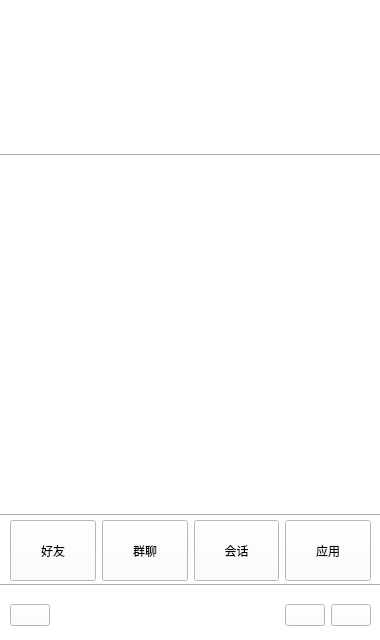
<?xml version="1.0" encoding="UTF-8"?>
<ui version="4.0">
 <class>Communication</class>
 <widget class="QWidget" name="Communication">
  <property name="geometry">
   <rect>
    <x>0</x>
    <y>0</y>
    <width>380</width>
    <height>640</height>
   </rect>
  </property>
  <property name="windowTitle">
   <string>Laconnected</string>
  </property>
  <property name="windowIcon">
   <iconset resource="../image.qrc">
    <normaloff>:/resource/1.gif</normaloff>:/resource/1.gif</iconset>
  </property>
  <property name="styleSheet">
   <string notr="true">background-color: rgb(255, 255, 255);
</string>
  </property>
  <widget class="Line" name="line">
   <property name="geometry">
    <rect>
     <x>0</x>
     <y>580</y>
     <width>380</width>
     <height>10</height>
    </rect>
   </property>
   <property name="orientation">
    <enum>Qt::Horizontal</enum>
   </property>
  </widget>
  <widget class="Line" name="line_2">
   <property name="geometry">
    <rect>
     <x>-1</x>
     <y>150</y>
     <width>381</width>
     <height>10</height>
    </rect>
   </property>
   <property name="orientation">
    <enum>Qt::Horizontal</enum>
   </property>
  </widget>
  <widget class="RotatingStackedWidget" name="stackedWidget">
   <property name="geometry">
    <rect>
     <x>-10</x>
     <y>0</y>
     <width>391</width>
     <height>150</height>
    </rect>
   </property>
   <property name="currentIndex">
    <number>0</number>
   </property>
   <widget class="QWidget" name="page">
    <property name="styleSheet">
     <string notr="true"/>
    </property>
   </widget>
   <widget class="QWidget" name="page_2">
    <layout class="QGridLayout" name="gridLayout">
     <item row="0" column="0">
      <layout class="QGridLayout" name="gridLayout_4">
       <item row="0" column="0">
        <layout class="QHBoxLayout" name="horizontalLayout_3">
         <item>
          <widget class="QPushButton" name="User_Head_Bt_2">
           <property name="sizePolicy">
            <sizepolicy hsizetype="Minimum" vsizetype="Minimum">
             <horstretch>0</horstretch>
             <verstretch>0</verstretch>
            </sizepolicy>
           </property>
           <property name="minimumSize">
            <size>
             <width>90</width>
             <height>90</height>
            </size>
           </property>
           <property name="maximumSize">
            <size>
             <width>90</width>
             <height>90</height>
            </size>
           </property>
           <property name="text">
            <string/>
           </property>
          </widget>
         </item>
         <item>
          <layout class="QVBoxLayout" name="verticalLayout_2">
           <item>
            <spacer name="verticalSpacer_5">
             <property name="orientation">
              <enum>Qt::Vertical</enum>
             </property>
             <property name="sizeHint" stdset="0">
              <size>
               <width>20</width>
               <height>40</height>
              </size>
             </property>
            </spacer>
           </item>
           <item>
            <layout class="QHBoxLayout" name="horizontalLayout_5">
             <item>
              <widget class="QLabel" name="label_7">
               <property name="sizePolicy">
                <sizepolicy hsizetype="Minimum" vsizetype="Minimum">
                 <horstretch>0</horstretch>
                 <verstretch>0</verstretch>
                </sizepolicy>
               </property>
               <property name="minimumSize">
                <size>
                 <width>60</width>
                 <height>40</height>
                </size>
               </property>
               <property name="maximumSize">
                <size>
                 <width>60</width>
                 <height>40</height>
                </size>
               </property>
               <property name="text">
                <string>用户名：</string>
               </property>
              </widget>
             </item>
             <item>
              <widget class="QLabel" name="User_Name_label_2">
               <property name="text">
                <string>TextLabel</string>
               </property>
              </widget>
             </item>
            </layout>
           </item>
           <item>
            <spacer name="verticalSpacer_6">
             <property name="orientation">
              <enum>Qt::Vertical</enum>
             </property>
             <property name="sizeHint" stdset="0">
              <size>
               <width>20</width>
               <height>40</height>
              </size>
             </property>
            </spacer>
           </item>
          </layout>
         </item>
        </layout>
       </item>
       <item row="1" column="0">
        <layout class="QHBoxLayout" name="horizontalLayout_6">
         <item>
          <widget class="QLabel" name="label_8">
           <property name="sizePolicy">
            <sizepolicy hsizetype="Minimum" vsizetype="Minimum">
             <horstretch>0</horstretch>
             <verstretch>0</verstretch>
            </sizepolicy>
           </property>
           <property name="minimumSize">
            <size>
             <width>80</width>
             <height>40</height>
            </size>
           </property>
           <property name="maximumSize">
            <size>
             <width>80</width>
             <height>40</height>
            </size>
           </property>
           <property name="text">
            <string>个性签名：</string>
           </property>
          </widget>
         </item>
         <item>
          <widget class="QLabel" name="User_uniName_label_2">
           <property name="minimumSize">
            <size>
             <width>200</width>
             <height>40</height>
            </size>
           </property>
           <property name="maximumSize">
            <size>
             <width>200</width>
             <height>40</height>
            </size>
           </property>
           <property name="text">
            <string>TextLabel</string>
           </property>
          </widget>
         </item>
        </layout>
       </item>
      </layout>
     </item>
    </layout>
   </widget>
  </widget>
  <widget class="Line" name="line_3">
   <property name="geometry">
    <rect>
     <x>0</x>
     <y>510</y>
     <width>380</width>
     <height>10</height>
    </rect>
   </property>
   <property name="orientation">
    <enum>Qt::Horizontal</enum>
   </property>
  </widget>
  <widget class="QWidget" name="layoutWidget">
   <property name="geometry">
    <rect>
     <x>10</x>
     <y>520</y>
     <width>361</width>
     <height>61</height>
    </rect>
   </property>
   <layout class="QHBoxLayout" name="horizontalLayout">
    <item>
     <widget class="QPushButton" name="friend_bt">
      <property name="sizePolicy">
       <sizepolicy hsizetype="Preferred" vsizetype="Preferred">
        <horstretch>0</horstretch>
        <verstretch>0</verstretch>
       </sizepolicy>
      </property>
      <property name="text">
       <string>好友</string>
      </property>
     </widget>
    </item>
    <item>
     <widget class="QPushButton" name="group_bt">
      <property name="sizePolicy">
       <sizepolicy hsizetype="Preferred" vsizetype="Preferred">
        <horstretch>0</horstretch>
        <verstretch>0</verstretch>
       </sizepolicy>
      </property>
      <property name="text">
       <string>群聊</string>
      </property>
     </widget>
    </item>
    <item>
     <widget class="QPushButton" name="chart_bt">
      <property name="sizePolicy">
       <sizepolicy hsizetype="Preferred" vsizetype="Preferred">
        <horstretch>0</horstretch>
        <verstretch>0</verstretch>
       </sizepolicy>
      </property>
      <property name="text">
       <string>会话</string>
      </property>
     </widget>
    </item>
    <item>
     <widget class="QPushButton" name="media_bt">
      <property name="sizePolicy">
       <sizepolicy hsizetype="Preferred" vsizetype="Preferred">
        <horstretch>0</horstretch>
        <verstretch>0</verstretch>
       </sizepolicy>
      </property>
      <property name="text">
       <string>应用</string>
      </property>
     </widget>
    </item>
   </layout>
  </widget>
  <widget class="QWidget" name="layoutWidget">
   <property name="geometry">
    <rect>
     <x>10</x>
     <y>590</y>
     <width>361</width>
     <height>51</height>
    </rect>
   </property>
   <layout class="QHBoxLayout" name="horizontalLayout_2">
    <item>
     <widget class="QPushButton" name="other_operations_bt">
      <property name="text">
       <string/>
      </property>
      <property name="icon">
       <iconset resource="../image.qrc">
        <normaloff>:/comicon/ic_sysmen.png</normaloff>:/comicon/ic_sysmen.png</iconset>
      </property>
      <property name="iconSize">
       <size>
        <width>40</width>
        <height>40</height>
       </size>
      </property>
     </widget>
    </item>
    <item>
     <spacer name="horizontalSpacer">
      <property name="orientation">
       <enum>Qt::Horizontal</enum>
      </property>
      <property name="sizeHint" stdset="0">
       <size>
        <width>40</width>
        <height>20</height>
       </size>
      </property>
     </spacer>
    </item>
    <item>
     <widget class="QPushButton" name="Multimedia_Bt">
      <property name="text">
       <string/>
      </property>
      <property name="icon">
       <iconset resource="../image.qrc">
        <normaloff>:/comicon/applay.png</normaloff>:/comicon/applay.png</iconset>
      </property>
      <property name="iconSize">
       <size>
        <width>40</width>
        <height>40</height>
       </size>
      </property>
     </widget>
    </item>
    <item>
     <widget class="QPushButton" name="addBt">
      <property name="text">
       <string/>
      </property>
      <property name="icon">
       <iconset resource="../image.qrc">
        <normaloff>:/comicon/ic_user_add.png</normaloff>:/comicon/ic_user_add.png</iconset>
      </property>
      <property name="iconSize">
       <size>
        <width>40</width>
        <height>40</height>
       </size>
      </property>
     </widget>
    </item>
   </layout>
  </widget>
  <action name="actionAdd">
   <property name="text">
    <string>添加</string>
   </property>
  </action>
  <action name="actionRemove">
   <property name="text">
    <string>删除</string>
   </property>
  </action>
 </widget>
 <customwidgets>
  <customwidget>
   <class>RotatingStackedWidget</class>
   <extends>QStackedWidget</extends>
   <header>rotatingstackedwidget.h</header>
   <container>1</container>
  </customwidget>
 </customwidgets>
 <resources>
  <include location="../image.qrc"/>
 </resources>
 <connections/>
</ui>
